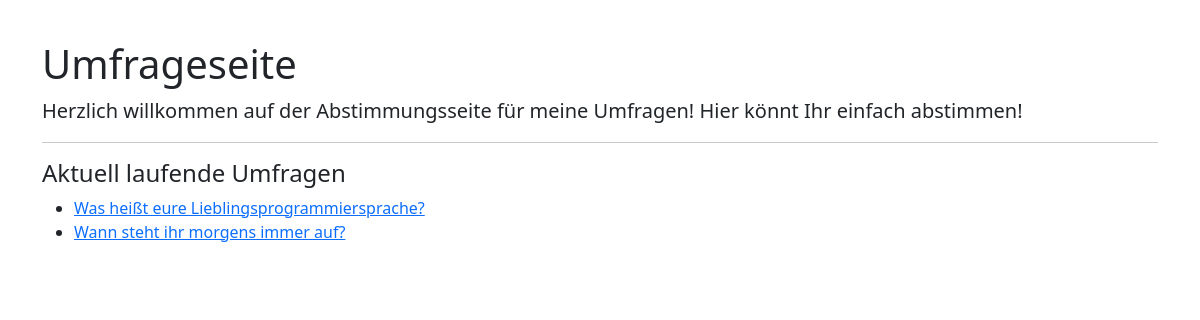
The page / on the database its author committed.
### polls/models.py (models this page shows, shortened)
class Poll(models.Model):
    name = models.CharField(max_length=256)
    slug = models.SlugField(unique=True)

### polls/views.py (the view)
# urls.py: path('', index, name="index"),
def index(request):
    context = {'umfragen': Poll.objects.all()}
    return render(request=request, template_name='polls/index.html', context=context)

### polls/templates/polls/index.html
{% extends 'polls/base.html' %}
{% block content %}
<h1>Umfrageseite</h1>
<p class="lead">
    Herzlich willkommen auf der Abstimmungsseite für meine Umfragen! Hier könnt Ihr einfach abstimmen!
</p>
<hr/>
<h4>Aktuell laufende Umfragen</h4>
{% if umfragen %}
<ul>
    {% for umfrage in umfragen %}
    <li><a href="{% url 'umfrage-detail' umfrage.slug %}">{{ umfrage.name }}</a></li>
    {% endfor %}
</ul>
{% endif %}
{% endblock %}

### rows shown on the page
Poll: name "Was heißt eure Lieblingsprogrammiersprache?"
Poll: name "Wann steht ihr morgens immer auf?"
